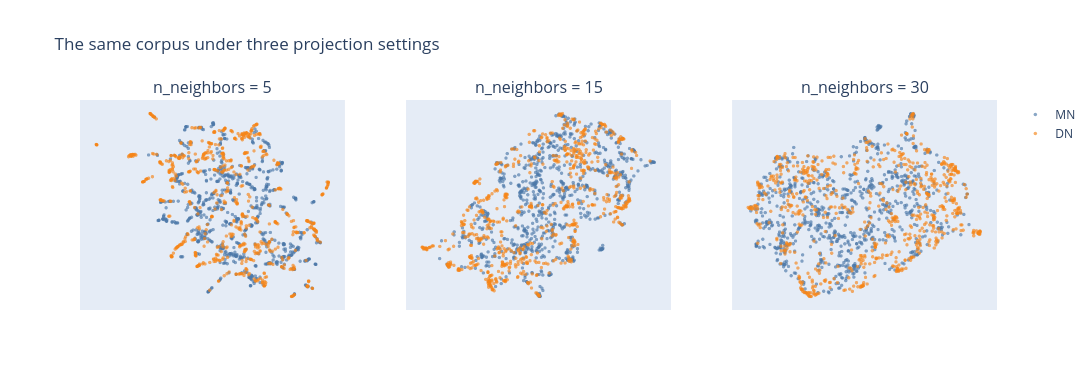

Write notebook code for a chart like this one.
### Markdown cell above
## 3. Does it cluster?

Two rules govern what follows.

**UMAP is for looking, not deciding.** It distorts density by construction, so apparent
gaps in the 2D picture can be pure artefact. Clustering therefore runs on the full
1024 dimensions, never on the projection.

**HDBSCAN is chosen because it can say "no".** k-means always returns *k* clusters — hand
it a shapeless cloud and it will invent partitions and name them. HDBSCAN labels points it
cannot assign as noise, which makes "there is no cluster structure here" an available
answer rather than an invisible one.

### Code cell
layouts = {n: structure.project(centred, n_neighbors=n) for n in (5, 15, 30)}

fig = make_subplots(rows=1, cols=3, subplot_titles=[f"n_neighbors = {n}" for n in layouts])
for col, (n, xy) in enumerate(layouts.items(), start=1):
    for nikaya, colour in (("mn", "#4C78A8"), ("dn", "#F58518")):
        mask = (df["nikaya"] == nikaya).to_numpy()
        fig.add_trace(go.Scattergl(x=xy[mask, 0], y=xy[mask, 1], mode="markers",
                                   name=nikaya.upper(), showlegend=(col == 1),
                                   marker=dict(size=3.5, color=colour, opacity=0.65)),
                      row=1, col=col)
fig.update_layout(title="The same corpus under three projection settings",
                  width=1100, height=390)
fig.update_xaxes(visible=False); fig.update_yaxes(visible=False)
fig.show()

### Figure 1 — Plotly figure (JSON) as saved in the notebook; plotly's stock layout.template omitted (floating-point values rounded to 4 significant figures; data arrays with more than 128 entries replaced by an {"elided": "..."} marker saying what was removed)
{"data": [{"marker": {"color": "#4C78A8", "opacity": 0.65, "size": 3.5}, "mode": "markers", "name": "MN", "showlegend": true, "type": "scattergl", "x": {"elided": "837 float values"}, "xaxis": "x", "y": {"elided": "837 float values"}, "yaxis": "y"}, {"marker": {"color": "#F58518", "opacity": 0.65, "size": 3.5}, "mode": "markers", "name": "DN", "showlegend": true, "type": "scattergl", "x": {"elided": "734 float values"}, "xaxis": "x", "y": {"elided": "734 float values"}, "yaxis": "y"}, {"marker": {"color": "#4C78A8", "opacity": 0.65, "size": 3.5}, "mode": "markers", "name": "MN", "showlegend": false, "type": "scattergl", "x": {"elided": "837 float values"}, "xaxis": "x2", "y": {"elided": "837 float values"}, "yaxis": "y2"}, {"marker": {"color": "#F58518", "opacity": 0.65, "size": 3.5}, "mode": "markers", "name": "DN", "showlegend": false, "type": "scattergl", "x": {"elided": "734 float values"}, "xaxis": "x2", "y": {"elided": "734 float values"}, "yaxis": "y2"}, {"marker": {"color": "#4C78A8", "opacity": 0.65, "size": 3.5}, "mode": "markers", "name": "MN", "showlegend": false, "type": "scattergl", "x": {"elided": "837 float values"}, "xaxis": "x3", "y": {"elided": "837 float values"}, "yaxis": "y3"}, {"marker": {"color": "#F58518", "opacity": 0.65, "size": 3.5}, "mode": "markers", "name": "DN", "showlegend": false, "type": "scattergl", "x": {"elided": "734 float values"}, "xaxis": "x3", "y": {"elided": "734 float values"}, "yaxis": "y3"}], "layout": {"annotations": [{"font": {"size": 16}, "showarrow": false, "text": "n_neighbors = 5", "x": 0.1444, "xanchor": "center", "xref": "paper", "y": 1.0, "yanchor": "bottom", "yref": "paper"}, {"font": {"size": 16}, "showarrow": false, "text": "n_neighbors = 15", "x": 0.5, "xanchor": "center", "xref": "paper", "y": 1.0, "yanchor": "bottom", "yref": "paper"}, {"font": {"size": 16}, "showarrow": false, "text": "n_neighbors = 30", "x": 0.8556, "xanchor": "center", "xref": "paper", "y": 1.0, "yanchor": "bottom", "yref": "paper"}], "height": 390, "title": {"text": "The same corpus under three projection settings"}, "width": 1100, "xaxis": {"anchor": "y", "domain": [0.0, 0.2889], "visible": false}, "xaxis2": {"anchor": "y2", "domain": [0.3556, 0.6444], "visible": false}, "xaxis3": {"anchor": "y3", "domain": [0.7111, 1.0], "visible": false}, "yaxis": {"anchor": "x", "domain": [0.0, 1.0], "visible": false}, "yaxis2": {"anchor": "x2", "domain": [0.0, 1.0], "visible": false}, "yaxis3": {"anchor": "x3", "domain": [0.0, 1.0], "visible": false}}}
